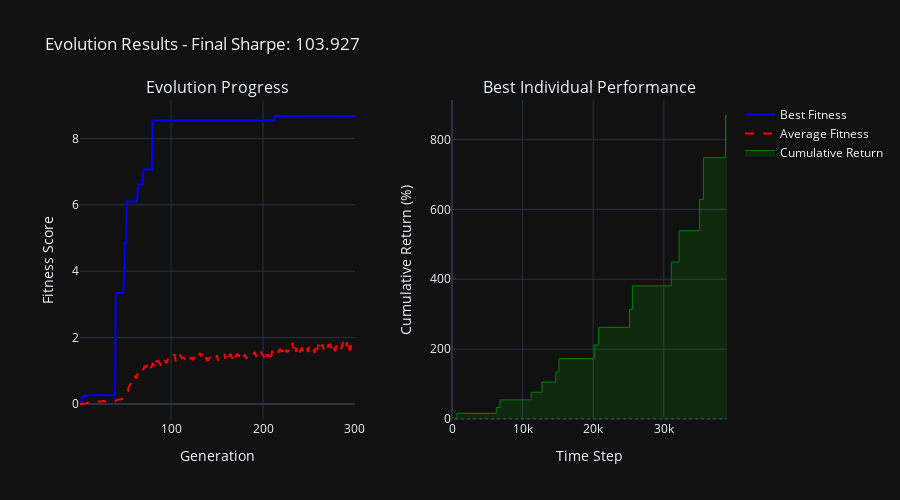

Write notebook code for a chart like this one.
### Code cell
# Visualize evolution results with plotly
import plotly.graph_objects as go
from plotly.subplots import make_subplots

# Create subplots for evolution progress
fig = make_subplots(
    rows=1, cols=2,
    subplot_titles=('Evolution Progress', 'Best Individual Performance'),
    horizontal_spacing=0.15
)

# Plot fitness over generations
generations = np.arange(1, len(best_history) + 1)
fig.add_trace(
    go.Scatter(x=generations, y=best_history, mode='lines', name='Best Fitness',
               line=dict(color='blue', width=2)),
    row=1, col=1
)
fig.add_trace(
    go.Scatter(x=generations, y=avg_history, mode='lines', name='Average Fitness',
               line=dict(color='red', width=2, dash='dash')),
    row=1, col=1
)

# Get final best individual
final_states = np.zeros((pop_size, np.sum(layer_sizes[1:])), dtype=np.float64)
final_actions = get_population_actions(
    final_pop, layer_sizes, layer_activations,
    final_states, 0, param_indices, neuron_indices,
    reasonable_timestamps, scaled_features
)
final_fitness, final_metrics = get_population_fitness(final_actions, prices)
best_final_idx = np.argmax(final_fitness)

# Calculate returns for visualization
returns, _, _ = get_individual_returns_with_costs(final_actions[best_final_idx], prices)
cumulative_returns = np.cumprod(1 + returns) - 1

# Plot cumulative returns
fig.add_trace(
    go.Scatter(x=list(range(len(cumulative_returns))), 
               y=cumulative_returns * 100, 
               mode='lines', 
               name='Cumulative Return',
               line=dict(color='green', width=1),
               fill='tozeroy',
               fillcolor='rgba(0,255,0,0.1)'),
    row=1, col=2
)

# Add zero line
fig.add_hline(y=0, line_dash="dot", line_color="black", opacity=0.5, row=1, col=2)

# Update layout
fig.update_xaxes(title_text="Generation", row=1, col=1)
fig.update_yaxes(title_text="Fitness Score", row=1, col=1)
fig.update_xaxes(title_text="Time Step", row=1, col=2)
fig.update_yaxes(title_text="Cumulative Return (%)", row=1, col=2)

fig.update_layout(
    title_text=f"Evolution Results - Final Sharpe: {final_metrics[best_final_idx, 5]:.3f}",
    height=500,
    showlegend=True
)

fig.show()

# Summary statistics
print("\n=== Evolution Summary ===")
print(f"Initial Best Fitness: {best_history[0]:.4f}")
print(f"Final Best Fitness: {best_history[-1]:.4f}")
print(f"Improvement: {(best_history[-1] - best_history[0]) / best_history[0] * 100:.1f}%")
print(f"\nFinal Best Individual:")
print(f"  Compound Return: {final_metrics[best_final_idx, 0] * 100:.2f}%")
print(f"  Number of Trades: {int(final_metrics[best_final_idx, 1])}")
print(f"  Win Rate: {final_metrics[best_final_idx, 2] * 100:.1f}%")
print(f"  Sharpe Ratio: {final_metrics[best_final_idx, 5]:.4f}")
print(f"  Calmar Ratio: {final_metrics[best_final_idx, 6]:.4f}")
print(f"  Max Drawdown: {final_metrics[best_final_idx, 4] * 100:.2f}%")

### Figure 1 — Plotly figure (JSON) as saved in the notebook; plotly's stock layout.template omitted (floating-point values rounded to 4 significant figures; data arrays with more than 128 entries replaced by an {"elided": "..."} marker saying what was removed)
{"data": [{"line": {"color": "blue", "width": 2}, "mode": "lines", "name": "Best Fitness", "x": {"elided": "300 int values"}, "y": {"elided": "300 float values"}, "type": "scatter", "xaxis": "x", "yaxis": "y"}, {"line": {"color": "red", "dash": "dash", "width": 2}, "mode": "lines", "name": "Average Fitness", "x": {"elided": "300 int values"}, "y": {"elided": "300 float values"}, "type": "scatter", "xaxis": "x", "yaxis": "y"}, {"fill": "tozeroy", "fillcolor": "rgba(0,255,0,0.1)", "line": {"color": "green", "width": 1}, "mode": "lines", "name": "Cumulative Return", "x": {"elided": "38949 int values"}, "y": {"elided": "38949 float values"}, "type": "scatter", "xaxis": "x2", "yaxis": "y2"}], "layout": {"xaxis": {"anchor": "y", "domain": [0.0, 0.425], "title": {"text": "Generation"}}, "yaxis": {"anchor": "x", "domain": [0.0, 1.0], "title": {"text": "Fitness Score"}}, "xaxis2": {"anchor": "y2", "domain": [0.575, 1.0], "title": {"text": "Time Step"}}, "yaxis2": {"anchor": "x2", "domain": [0.0, 1.0], "title": {"text": "Cumulative Return (%)"}}, "annotations": [{"font": {"size": 16}, "showarrow": false, "text": "Evolution Progress", "x": 0.2125, "xanchor": "center", "xref": "paper", "y": 1.0, "yanchor": "bottom", "yref": "paper"}, {"font": {"size": 16}, "showarrow": false, "text": "Best Individual Performance", "x": 0.7875, "xanchor": "center", "xref": "paper", "y": 1.0, "yanchor": "bottom", "yref": "paper"}], "shapes": [{"line": {"color": "black", "dash": "dot"}, "opacity": 0.5, "type": "line", "x0": 0, "x1": 1, "xref": "x2 domain", "y0": 0, "y1": 0, "yref": "y2"}], "title": {"text": "Evolution Results - Final Sharpe: 103.927"}, "height": 500, "showlegend": true}}
